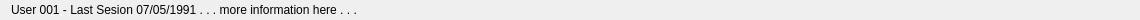
<?xml version="1.0" encoding="UTF-8"?>
<ui version="4.0">
 <class>UI_STATUR_BAR</class>
 <widget class="QWidget" name="UI_STATUR_BAR">
  <property name="geometry">
   <rect>
    <x>0</x>
    <y>0</y>
    <width>1140</width>
    <height>20</height>
   </rect>
  </property>
  <property name="cursor">
   <cursorShape>ArrowCursor</cursorShape>
  </property>
  <property name="windowTitle">
   <string>Form</string>
  </property>
  <layout class="QGridLayout" name="gridLayout_2">
   <property name="topMargin">
    <number>0</number>
   </property>
   <property name="bottomMargin">
    <number>0</number>
   </property>
   <item row="0" column="0">
    <layout class="QGridLayout" name="gridLayout">
     <item row="0" column="0">
      <widget class="QLabel" name="label_Mensaje">
       <property name="palette">
        <palette>
         <active>
          <colorrole role="WindowText">
           <brush brushstyle="SolidPattern">
            <color alpha="255">
             <red>106</red>
             <green>106</green>
             <blue>106</blue>
            </color>
           </brush>
          </colorrole>
          <colorrole role="Text">
           <brush brushstyle="SolidPattern">
            <color alpha="255">
             <red>0</red>
             <green>0</green>
             <blue>0</blue>
            </color>
           </brush>
          </colorrole>
         </active>
         <inactive>
          <colorrole role="WindowText">
           <brush brushstyle="SolidPattern">
            <color alpha="255">
             <red>0</red>
             <green>0</green>
             <blue>0</blue>
            </color>
           </brush>
          </colorrole>
          <colorrole role="Text">
           <brush brushstyle="SolidPattern">
            <color alpha="255">
             <red>0</red>
             <green>0</green>
             <blue>0</blue>
            </color>
           </brush>
          </colorrole>
         </inactive>
         <disabled>
          <colorrole role="WindowText">
           <brush brushstyle="SolidPattern">
            <color alpha="255">
             <red>120</red>
             <green>120</green>
             <blue>120</blue>
            </color>
           </brush>
          </colorrole>
          <colorrole role="Text">
           <brush brushstyle="SolidPattern">
            <color alpha="255">
             <red>120</red>
             <green>120</green>
             <blue>120</blue>
            </color>
           </brush>
          </colorrole>
         </disabled>
        </palette>
       </property>
       <property name="text">
        <string>User 001 - Last Sesion 07/05/1991 . . . more information here . . .</string>
       </property>
       <property name="scaledContents">
        <bool>false</bool>
       </property>
       <property name="textInteractionFlags">
        <set>Qt::LinksAccessibleByMouse|Qt::TextSelectableByMouse</set>
       </property>
      </widget>
     </item>
    </layout>
   </item>
  </layout>
 </widget>
 <resources/>
 <connections/>
</ui>
